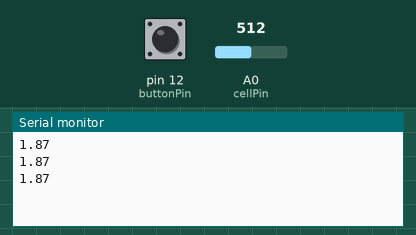
Simulated run of this sketch. Board: Arduino Uno, built with avr-gcc and run on an emulated ATmega328P. On the bench: the last lines printed to the serial monitor. Inputs (shaded band) come from the test bench; at power-on: pin 12 (buttonPin) LOW, A0 (cellPin) = 512.

Above: at 1.3 s.
1.4 s: pin 12 (buttonPin) pulled HIGH for 0.6 s
At 1.81 s:
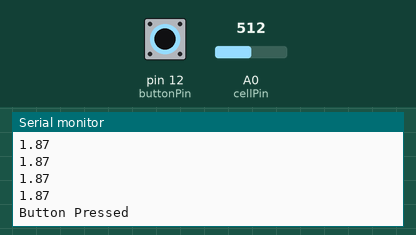
3.5 s: A0 (cellPin) set to 716
At 3.9 s:
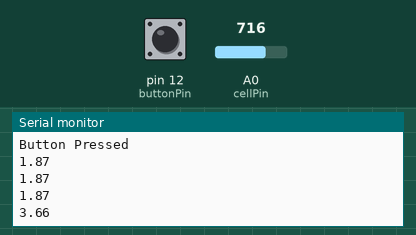
5.0 s: A0 (cellPin) set to 900
At 5.4 s:
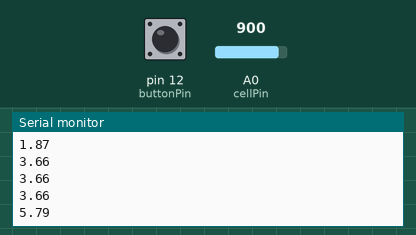
Timing chart, 0 to 8.0 s (numbered marks = the images above; inputs shaded):
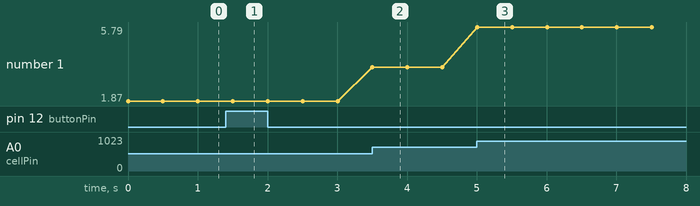

Measured:
- after the input at 1.4 s, the serial monitor: prints a new line after 0.11 s (image 1)
- after the input at 3.5 s, the serial monitor: prints a new line at once (image 2)
- after the input at 5.0 s, the serial monitor: prints a new line at once (image 3)
- plotted number 1: 1.87 → 3.66 after the input at 3.5 s, 3.66 → 5.79 after the input at 5.0 s

The sketch:

Test1.ino
```cpp
#define cellPin A0

int buttonPin = 12;
int oldButtonRead = 1;
int newButtonRead = 1;
bool transmittingData = false;

// 5000 mv / 1024 bits = 4.8828
const float voltageConverter = 4.88;

float counts = 0;
float mv = 0;
float power;
float resistance = 30000;

void setup()
{
  Serial.begin(9600);
  pinMode(buttonPin, INPUT);
}

void loop()
{
  newButtonRead = digitalRead(buttonPin);
  if(oldButtonRead == 0 && newButtonRead == 1)
  {
    transmittingData = !transmittingData;
  }
//  Serial.println("oldButtonRead = " + String(oldButtonRead));
//  Serial.println("newButtonRead = " + String(newButtonRead));
//  Serial.println("transmittingData = " + String(transmittingData));
  //    Serial.println("Button Pressed");
//    transmittingData = !transmittingData;
    counts = analogRead(cellPin);
//    Serial.println("Cell Counts: " + String(counts));

    mv = counts * voltageConverter;
//    Serial.println("Cell MV: " + String(mv));

    power = (pow((mv * 3 / 1000), 2) / resistance) * 1000;
    // Serial.println("Power = " + String(power) + " mW");
    Serial.println(power);
  if(transmittingData)
  {
    Serial.println("Button Pressed");
    transmittingData = false;
  }
  oldButtonRead = newButtonRead;
  delay(500);
}
```
